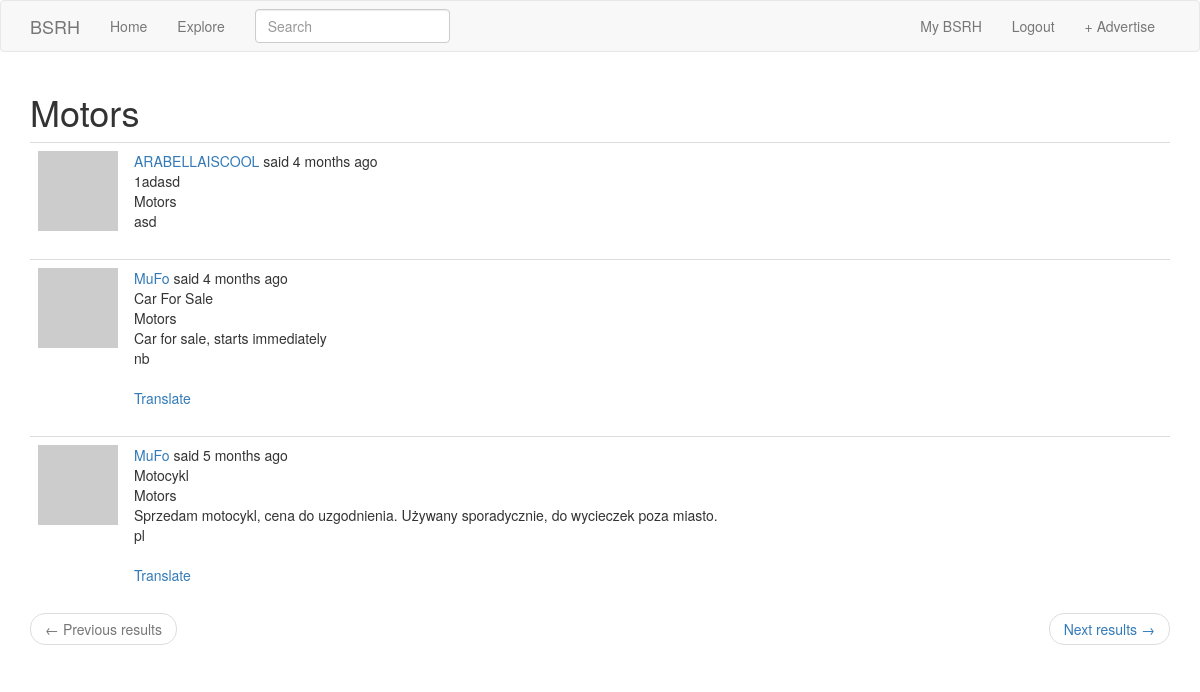
/show_category/Motors (signed in), run on the app's committed database.
### app/models.py (models this page shows, shortened)
class SearchableMixin(object):
    @classmethod
    def before_commit(cls, session):
        session._changes = {
            'add': list(session.new),
            'update': list(session.dirty),
            'delete': list(session.deleted)
        }
    @classmethod
    def after_commit(cls, session):
        for obj in session._changes['add']:
            if isinstance(obj, SearchableMixin):
                add_to_index(obj.__tablename__, obj)
        for obj in session._changes['update']:
            if isinstance(obj, SearchableMixin):
                add_to_index(obj.__tablename__, obj)
        for obj in session._changes['delete']:
            if isinstance(obj, SearchableMixin):
                remove_from_index(obj.__tablename__, obj)
        session._changes = None

class Ad(SearchableMixin, db.Model):
    __searchable__ = ['description']
    id = db.Column(db.Integer, primary_key=True)
    title = db.Column(db.String(64))
    description = db.Column(db.String(512))
    timestamp = db.Column(db.DateTime, index=True, default=datetime.utcnow)
    user_id = db.Column(db.Integer, db.ForeignKey('user.id'))
    category = db.Column(db.String(32))
    language = db.Column(db.String(5))

### app/main/routes.py (the view)
@bp.route('/show_category/<category>')
@login_required
def show_category(category):
    page = request.args.get('page', 1, type=int)
    ads = Ad.query.filter(Ad.category == category).order_by(Ad.timestamp.desc())\
        .paginate(page, current_app.config['ADS_PER_PAGE'], False)
    next_url = url_for('main.show_category', category=category, page=ads.next_num) \
        if ads.has_next else None
    prev_url = url_for('main.show_category', category=category, page=ads.prev_num) \
        if ads.has_prev else None
    return render_template('search.html', title=_('Explore'), ads=ads.items,
                           next_url=next_url, prev_url=prev_url, category=category)

### app/main/forms.py
class SearchForm(FlaskForm):
    q = StringField(_l('Search'), validators=[DataRequired()])
    def __init__(self, *args, **kwargs):
        if 'formdata' not in kwargs:
            kwargs['formdata'] = request.args
        if 'csrf_enabled' not in kwargs:
            kwargs['csrf_enabled'] = False
        super(SearchForm, self).__init__(*args, **kwargs)

### app/main/routes.py (called while the page is built)
@bp.before_request
def before_request():
    if current_user.is_authenticated:
        current_user.last_seen = datetime.utcnow()
    g.locale = str(get_locale())

@bp.before_app_request
def before_request():
    if current_user.is_authenticated:
        current_user.last_seen = datetime.utcnow()
        db.session.commit()
        g.search_form = SearchForm()
    g.locale = str(get_locale())

### app/models.py (called while the page is built)
@login.user_loader
def load_user(id):
    return User.query.get(int(id))

    def avatar(self, size):
        digest = md5(self.email.lower().encode('utf-8')).hexdigest()
        return 'https://www.gravatar.com/avatar/{}?d=identicon&s={}'.format(digest, size)

### app/templates/search.html
{% extends "base.html" %}
{% block app_content %}
    {% if category %}
        <h1>{{ category }}</h1>
    {% else %}
        <h1>{{ _('Search Results') }}</h1>
    {% endif %}
    {% if ads %}
        {% for ad in ads %}
            {% include '_ad.html' %}
        {% endfor %}
    {% else %}
        <h3><i>There are currently no ads in this category. Please check later.</i></h3>
    {% endif %}
    <nav aria-label="...">
        <ul class="pager">
            <li class="previous{% if not prev_url %} disabled{% endif %}">
                <a href="{{ prev_url or '#' }}">
                    <span aria-hidden="true">&larr;</span>
                    {{ _('Previous results') }}
                </a>
            </li>
            <li class="next{% if not next_url %} disabled{% endif %}">
                <a href="{{ next_url or '#' }}">
                    {{ _('Next results') }}
                    <span aria-hidden="true">&rarr;</span>
                </a>
            </li>
        </ul>
    </nav>
{% endblock %}

### app/templates/_ad.html (shortened to what this page needs)
<table class="table table-hover">
    <tr>
        <td width="70px">
            <a href="{{ url_for('main.user', username=ad.author.username) }}">
                <img src="{{ ad.author.avatar(70) }}" />
            </a>
        </td>
        <td>
            {{ _('%(username)s said %(when)s', username=user_link, when=moment(ad.timestamp).fromNow()) }}
            <br>
            {{ ad.title }}
            <br>
            {{ ad.category }}
            <br>
            <span id="ad{{ ad.id }}">{{ ad.description }}</span>
            <br>
            {{ ad.language }}
            {% if ad.language and ad.language != g.locale %}
                <br><br>
                <span id="translation{{ ad.id }}">
                    <a href="javascript:translate(
                            '#ad{{ ad.id }}',
                            '#translation{{ ad.id }}',
                            '{{ ad.language }}',
                            '{{ g.locale }}');">{{ _('Translate') }}</a>
                </span>
            {% endif %}
        </td>
    </tr>
</table>

### data on the page
Ad: title "1adasd", category "Motors", description "asd"
Ad: title "Car For Sale", category "Motors", description "Car for sale, starts immediately", language "nb"
Ad: title "Motocykl", category "Motors", description "Sprzedam motocykl, cena do uzgodnienia. Używany sporadycznie, do wycieczek poza miasto.", language "pl"

### other printed values
{{ category }} "Motors"
